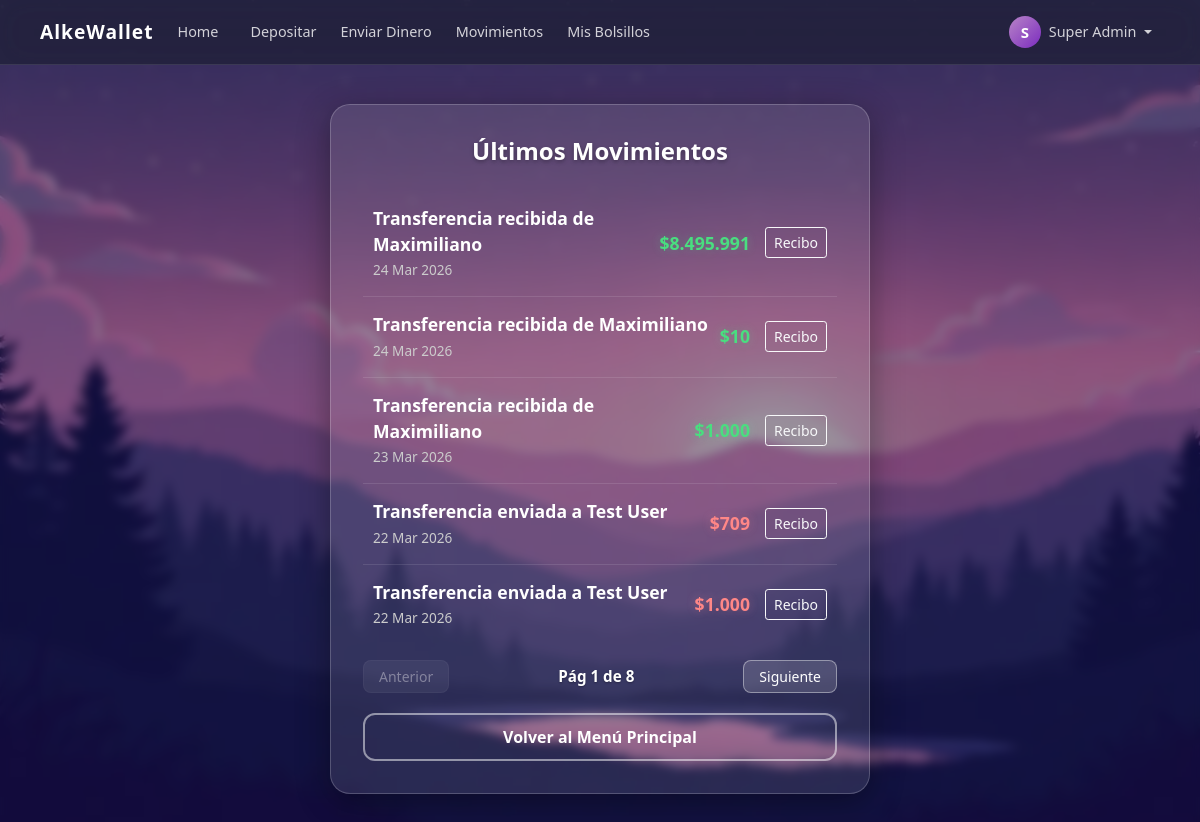
/transactions/ (signed in), run on the app's committed database.
### alkewallet/models.py (models this page shows, shortened)
class Transaccion(models.Model):
    emisor = models.ForeignKey(User, on_delete=models.CASCADE, related_name='transferencias_enviadas')
    receptor = models.ForeignKey(User, on_delete=models.CASCADE, related_name='transferencias_recibidas')
    titulo = models.CharField(max_length=100)
    monto = models.DecimalField(max_digits=15, decimal_places=2)
    fecha = models.DateTimeField(auto_now_add=True)

### alkewallet/views.py (the view)
# urls.py: path('transactions/', views.transactions, name='transactions'),
@login_required(login_url='login')
def transactions(request):
    lista_movimientos = Transaccion.objects.filter(
        Q(emisor=request.user) | Q(receptor=request.user)
    ).order_by('-fecha')
    paginator = Paginator(lista_movimientos, 5)
    page_number = request.GET.get('page')
    page_obj = paginator.get_page(page_number)
    contexto = {'page_obj': page_obj}
    return render(request, 'alkewallet/transactions.html', contexto)

### alkewallet/templatetags/custom_filters.py (called while the page is built)
@register.filter(name='clp')
def clp(value):
    try:
        val = int(round(float(value)))
        formateo_coma = f"{val:,}"
        return formateo_coma.replace(",", ".")
    except (ValueError, TypeError):
        return value

### alkewallet/templates/alkewallet/transactions.html (shortened to what this page needs)
{% extends 'alkewallet/base.html' %}
{% load static custom_filters %}
{% block extrastyle %}
<link rel="stylesheet" href="{% static 'alkewallet/css/transactions.css' %}?v=4.0" />
{% endblock %}
{% block content %}
<div class="container py-4">
  <div class="row justify-content-center align-items-center" style="min-height: calc(100vh - 80px);">
    <div class="col-12 col-md-8 col-lg-6">
      <div class="card wallet-card shadow-sm mx-auto">
        <div class="card-body">
          <h4 class="text-center mb-4">Últimos Movimientos</h4>
          <ul class="list-group mb-3" id="listaMovimientos">
            {% for mov in page_obj %}
            <li
              class="list-group-item movement-item animate__animated animate__fadeIn"
            >
              <div class="d-flex justify-content-between align-items-center w-100">
                <div>
                  {% if mov.titulo and 'bolsillo' in mov.titulo|lower %}
                    <div class="movement-title">{{ mov.titulo }}</div>
                  {% elif mov.emisor == mov.receptor %}
                    <div class="movement-title">Depósito en Billetera</div>
                  {% elif mov.emisor == request.user %}
                    <div class="movement-title">Transferencia enviada a {{ mov.receptor.first_name|default:mov.receptor.username }}</div>
                  {% else %}
                    <div class="movement-title">Transferencia recibida de {{ mov.emisor.first_name|default:mov.emisor.username }}</div>
                  {% endif %}
                  <small class="text-muted" style="color: #ccc !important"
                    >{{ mov.fecha|date:"d M Y" }}</small
                  >
                </div>
                <div class="d-flex align-items-center">
                  {% if mov.titulo and 'Aporte' in mov.titulo %}
                  <div class="movement-amount amount-negative" style="margin-right: 15px;">
                    ${{ mov.monto|clp }}
                  </div>
                  {% elif mov.titulo and 'Retiro' in mov.titulo %}
                  <div class="movement-amount amount-positive" style="margin-right: 15px;">
                    ${{ mov.monto|clp }}
                  </div>
                  {% elif mov.titulo and 'Cierre' in mov.titulo %}
                  <div class="movement-amount amount-positive" style="margin-right: 15px;">
                    ${{ mov.monto|clp }}
                  </div>
                  {% elif mov.emisor == mov.receptor or mov.receptor == request.user %}
                  <div class="movement-amount amount-positive" style="margin-right: 15px;">
                    ${{ mov.monto|clp }}
                  </div>
                  {% else %}
                  <div class="movement-amount amount-negative" style="margin-right: 15px;">
                    ${{ mov.monto|clp }}
                  </div>
                  {% endif %}
                  <button class="btn btn-sm btn-outline-light" onclick="showTransactionDetails('{{ mov.titulo|default:'Transferencia'|escapejs }}', '{{ mov.monto|floatformat:0 }}', '{{ mov.fecha|date:'d M Y H:i' }}', '{% if mov.titulo and 'bolsillo' in mov.titulo|lower %}{{ mov.titulo|escapejs }}{% elif mov.emisor == mov.receptor %}Depósito{% elif mov.emisor == request.user %}Envío a {{ mov.receptor.first_name|default:mov.receptor.username|escapejs }}{% else %}Recibido de {{ mov.emisor.first_name|default:mov.emisor.username|escapejs }}{% endif %}')" title="Ver Detalles">
                    Recibo
                  </button>
                </div>
              </div>
            </li>
            {% endfor %}
          </ul>
          <div
            id="paginacion-container"
            class="d-flex justify-content-between align-items-center mb-3"
          >
            {% if page_obj.has_previous %}
            <a
              href="?page={{ page_obj.previous_page_number }}"
              class="btn btn-sm btn-glass text-white text-decoration-none"
            >
              <i class="fas fa-chevron-left"></i> Anterior
            </a>
            {% else %}
            <button class="btn btn-sm btn-glass text-white" disabled>
               Anterior
            </button>
            {% endif %}
            <span id="infoPagina" class="text-white font-weight-bold">
              Pág {{ page_obj.number }} de {{ page_obj.paginator.num_pages}}
            </span>
            {% if page_obj.has_next %}
            <a
              href="?page={{ page_obj.next_page_number }}"
              class="btn btn-sm btn-glass text-white text-decoration-none"
            >
              Siguiente
            </a>
            {% else %}
            <button class="btn btn-sm btn-glass text-white" disabled>
              Siguiente <i class="fas fa-chevron-right"></i>
            </button>
            {% endif %}
          </div>
          <a href="{% url 'menu' %}" class="btn btn-outline-secondary btn-block" id="btnVolver">
            Volver al Menú Principal
          </a>
        </div>
      </div>
    </div>
  </div>
</div>
{% endblock %}

### alkewallet/templates/alkewallet/base.html (shortened to what this page needs)
{% load static %}
<!doctype html>
<html lang="es">
  <head>
    <link
      rel="stylesheet"
      href="https://maxcdn.bootstrapcdn.com/bootstrap/4.0.0/css/bootstrap.min.css"
    />
    <link
      rel="stylesheet"
      href="https://cdnjs.cloudflare.com/ajax/libs/animate.css/4.1.1/animate.min.css"
    />
    <link
      rel="stylesheet"
      href="{% static 'alkewallet/css/base.css' %}?v=6.0"
    />
    {% block extrastyle %}{% endblock %}
  </head>
  <body>
    <nav class="navbar navbar-expand-lg wallet-navbar sticky-top">
      <div class="container-fluid px-4">
        <a class="navbar-brand" href="{% url 'menu' %}">AlkeWallet</a>
        <div class="collapse navbar-collapse" id="walletNavbar">
          <ul class="navbar-nav mr-auto">
            <li class="nav-item">
              <a class="nav-link" href="{% url 'menu' %}">Home</a>
            </li>
            <li class="nav-item ml-lg-3">
              <a class="nav-link" href="{% url 'deposit' %}">Depositar</a>
            </li>
            <li class="nav-item ml-lg-2">
              <a class="nav-link" href="{% url 'sendmoney' %}">Enviar Dinero</a>
            </li>
            <li class="nav-item ml-lg-2">
              <a class="nav-link" href="{% url 'transactions' %}"
                >Movimientos</a
              >
            </li>
            <li class="nav-item ml-lg-2">
              <a class="nav-link" href="{% url 'bolsillos' %}">Mis Bolsillos</a>
            </li>
          </ul>
          <ul class="navbar-nav ml-auto">
            <li class="nav-item dropdown">
              <a
                class="nav-link dropdown-toggle d-flex align-items-center"
                href="#"
                id="profileDropdown"
                role="button"
                data-toggle="dropdown"
                aria-haspopup="true"
                aria-expanded="false"
              >
                <div class="mr-2 d-flex justify-content-center align-items-center shadow-sm" style="width: 32px; height: 32px; border-radius: 50%; background: linear-gradient(135deg, #b884c7 0%, #7b2cbf 100%); color: white; font-weight: bold; font-size: 15px;">
                  {{ request.user.first_name|default:request.user.username|make_list|first|upper }}
                </div>
                <span class="mr-1"
                  >{{ request.user.first_name|default:request.user.username }}</span
                >
              </a>
            </li>
          </ul>
        </div>
      </div>
    </nav>
    <div
      class="main-content animate__animated animate__fadeIn animate__faster"
      style="animation-duration: 0.6s"
    >
      {% block content %}{% endblock %}
    </div>
  </body>
</html>

### alkewallet/static/alkewallet/css/base.css (style rules this page uses)
.wallet-navbar { background: rgba(36, 36, 62, 0.85); backdrop-filter: blur(15px); border-bottom: 1px solid rgba(255, 255, 255, 0.1); }
.wallet-navbar .navbar-brand { color: #fff !important; font-weight: bold; font-size: 1.2rem; letter-spacing: 1px; }
.wallet-navbar .nav-link { color: rgba(255, 255, 255, 0.8) !important; font-size: 0.9rem; font-weight: 500; transition: color 0.3s; }
body { background: linear-gradient(135deg, #0f0c29, #302b63, #24243e); color: white; min-height: 100vh; display: flex; flex-direction: column; }
.main-content { flex: 1; display: flex; flex-direction: column; }

### alkewallet/static/alkewallet/css/transactions.css (style rules this page uses)
body { background: url('../img/fondo_alkewallet.png') no-repeat center center fixed; background-size: cover; box-shadow: inset 0 0 0 2000px rgba(30, 10, 60, 0.5); backdrop-filter: blur(5px); font-family: 'Segoe UI', Tahoma, Geneva, Verdana, sans-serif; }
.card.wallet-card { background-color: rgba(255, 255, 255, 0.1); backdrop-filter: blur(20px); -webkit-backdrop-filter: blur(20px); border: 1px solid rgba(255, 255, 255, 0.2); border-radius: 20px; box-shadow: 0 8px 32px 0 rgba(0, 0, 0, 0.37); width: 100%; margin: 0; }
.card-body { padding: 2rem; }
h4 { font-weight: 700; text-shadow: 0 2px 4px rgba(0, 0, 0, 0.3); margin-bottom: 25px; }
.list-group-item { background-color: transparent; border: none; border-bottom: 1px solid rgba(255, 255, 255, 0.1); padding: 15px 10px; transition: background-color 0.2s; }
.list-group-item:last-child { border-bottom: none; }
.movement-item { display: flex; justify-content: space-between; align-items: center; }
.movement-title { font-weight: 600; font-size: 1.1rem; color: #ffffff; display: block; }
.text-muted { color: #cccccc !important; font-size: 0.85rem; }
.movement-amount { font-weight: 700; font-size: 1.1rem; }
.amount-positive { color: #4ade80; text-shadow: 0 0 10px rgba(74, 222, 128, 0.3); }
.amount-negative { color: #ff8787; text-shadow: 0 0 10px rgba(255, 135, 135, 0.3); }
#btnVolver { background-color: transparent; color: #ffffff; border: 2px solid rgba(255, 255, 255, 0.5); font-weight: 600; padding: 10px; border-radius: 12px; margin-top: 20px; width: 100%; display: block; text-align: center; transition: all 0.3s ease; }
.btn-glass { background: rgba(255, 255, 255, 0.15); border: 1px solid rgba(255, 255, 255, 0.4); color: white; border-radius: 8px; padding: 5px 15px; transition: all 0.3s ease; }
.btn-glass:disabled { opacity: 0.4; cursor: not-allowed; transform: none; border-color: rgba(255, 255, 255, 0.1); }
#infoPagina { font-size: 0.95rem; text-shadow: 0 1px 2px rgba(0, 0, 0, 0.3); }

### data on the page
Transaccion: emisor.first_name "Maximiliano", fecha "24 Mar 2026", monto|clp "8.495.991"
Transaccion: emisor.first_name "Maximiliano", fecha "24 Mar 2026", monto|clp "10"
Transaccion: emisor.first_name "Maximiliano", fecha "23 Mar 2026", monto|clp "1.000"
Transaccion: receptor.first_name "Test User", fecha "22 Mar 2026", monto|clp "709"
Transaccion: receptor.first_name "Test User", fecha "22 Mar 2026", monto|clp "1.000"

### other printed values
{{ request.user.first_name|default:request.user.username }} "Super Admin"
{{ page_obj.number }} "1"
{{ page_obj.paginator.num_pages }} "8"
